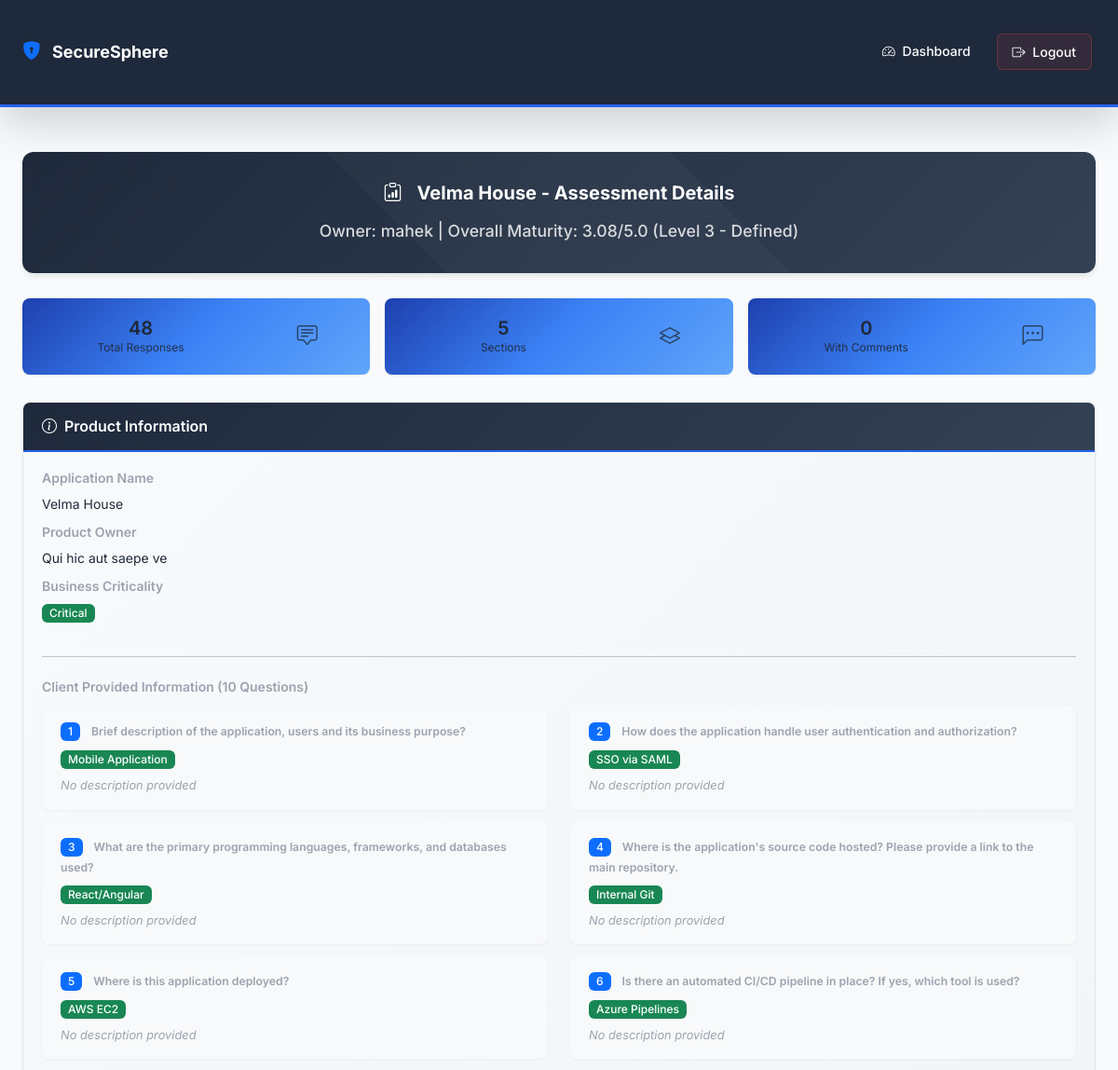
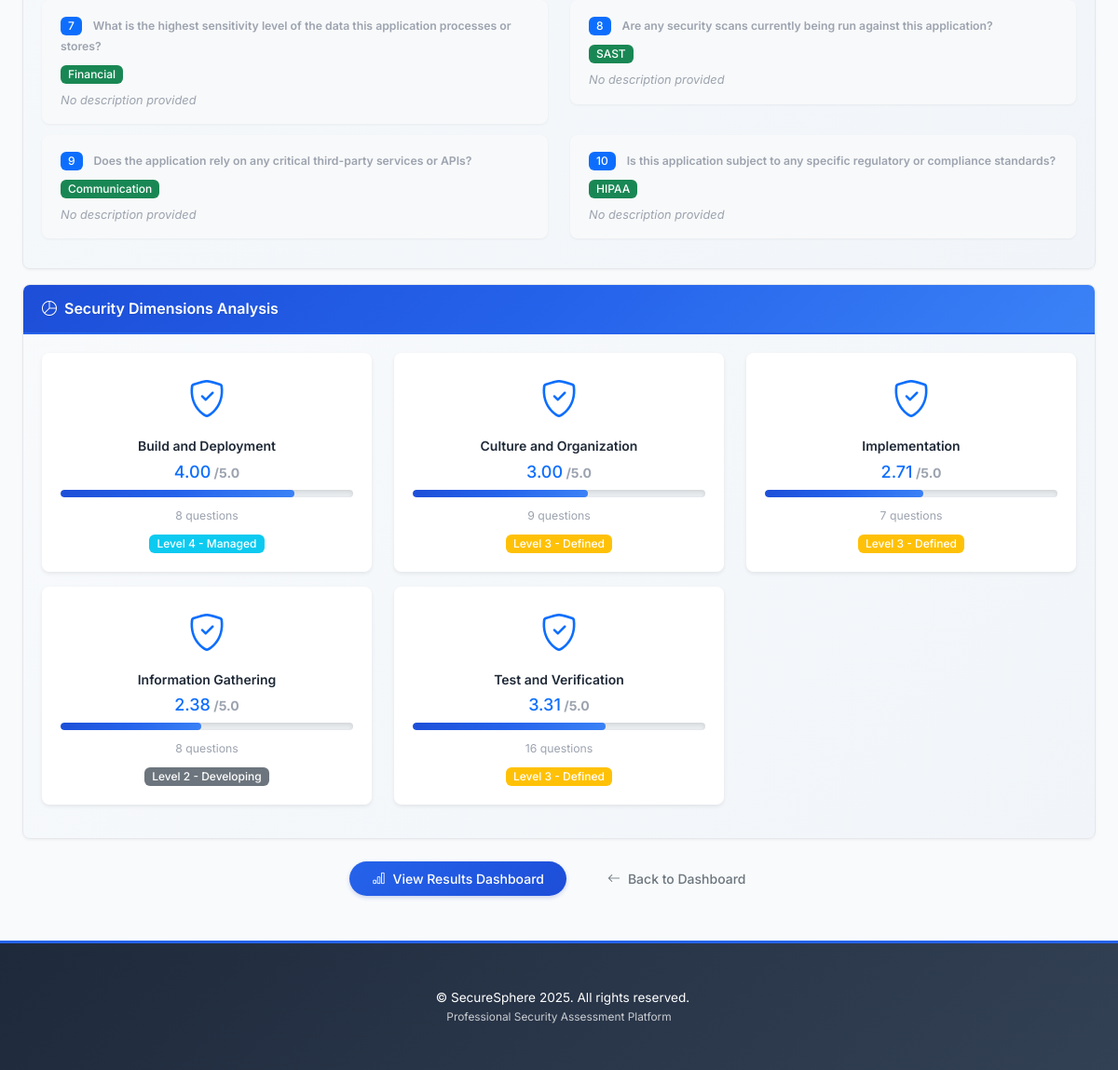
Page /admin/product/1/details (signed in) on the committed database (2 pictures, top to bottom).
### app.py (models this page shows, shortened)
class Product(db.Model):
    __tablename__ = 'products'
    id = db.Column(db.Integer, primary_key=True)
    name = db.Column(db.String(200), nullable=False)  # Keep for backward compatibility
    description = db.Column(db.Text)
    application_name = db.Column(db.String(200), nullable=True)
    product_owner = db.Column(db.String(200), nullable=True)
    business_criticality = db.Column(db.String(50), nullable=True)
    q1_category = db.Column(db.String(100))
    q1_description = db.Column(db.Text)
    q1_other = db.Column(db.String(200))
    q2_category = db.Column(db.String(100))
    q2_description = db.Column(db.Text)
    q2_other = db.Column(db.String(200))
    q3_category = db.Column(db.String(100))
    q3_description = db.Column(db.Text)
    q3_other = db.Column(db.String(200))
    q4_category = db.Column(db.String(100))
    q4_description = db.Column(db.Text)
    q4_other = db.Column(db.String(200))
    q5_category = db.Column(db.String(100))
    q5_description = db.Column(db.Text)
    q5_other = db.Column(db.String(200))
    q6_category = db.Column(db.String(100))
    q6_description = db.Column(db.Text)
    q6_other = db.Column(db.String(200))
    q7_category = db.Column(db.String(100))
    q7_description = db.Column(db.Text)
    q7_other = db.Column(db.String(200))
    q8_category = db.Column(db.String(100))
    q8_description = db.Column(db.Text)
    q8_other = db.Column(db.String(200))
    q9_category = db.Column(db.String(100))
    q9_description = db.Column(db.Text)
    q9_other = db.Column(db.String(200))
    q10_category = db.Column(db.String(100))
    q10_description = db.Column(db.Text)
    q10_other = db.Column(db.String(200))
    product_url = db.Column(db.String(500), nullable=True)
    programming_language = db.Column(db.String(100), nullable=True)
    cloud_platform = db.Column(db.String(100), nullable=True)
    cloud_platform_other = db.Column(db.String(200))
    cicd_platform = db.Column(db.String(100), nullable=True)
    additional_details = db.Column(db.Text)
    owner_id = db.Column(db.Integer, db.ForeignKey('users.id'), nullable=False)
    created_at = db.Column(db.DateTime, default=lambda: datetime.now(timezone.utc))
    updated_at = db.Column(db.DateTime, default=lambda: datetime.now(timezone.utc), onupdate=lambda: datetime.now(timezone.utc))
    is_active = db.Column(db.Boolean, default=True)
    responses = db.relationship('QuestionnaireResponse', backref='product', lazy=True, cascade='all, delete-orphan')
    statuses = db.relationship('ProductStatus', backref='product', lazy=True, cascade='all, delete-orphan')
    scores = db.relationship('ScoreHistory', backref='product', lazy=True, cascade='all, delete-orphan')

class User(db.Model):
    __tablename__ = 'users'
    id = db.Column(db.Integer, primary_key=True)
    username = db.Column(db.String(80), unique=True, nullable=False, index=True)
    email = db.Column(db.String(120), nullable=False, index=True)
    password_hash = db.Column(db.String(200), nullable=False)
    role = db.Column(db.String(20), nullable=False, default='client')  # client, lead, superuser
    organization = db.Column(db.String(200), default='ACCORIAN')
    assigned_client_id = db.Column(db.Integer, db.ForeignKey('users.id'), nullable=True)  # For leads - which client they can review
    first_name = db.Column(db.String(100))
    last_name = db.Column(db.String(100))
    phone = db.Column(db.String(20))
    is_active = db.Column(db.Boolean, default=True)
    first_login = db.Column(db.Boolean, default=True)
    created_at = db.Column(db.DateTime, default=lambda: datetime.now(timezone.utc))
    last_login = db.Column(db.DateTime)
    products = db.relationship('Product', backref='owner', lazy=True, cascade='all, delete-orphan')
    responses = db.relationship('QuestionnaireResponse', backref='user', lazy=True)
    assigned_client = db.relationship('User', remote_side=[id], backref='assigned_leads', foreign_keys=[assigned_client_id])

class QuestionnaireResponse(db.Model):
    __tablename__ = 'questionnaire_responses'
    id = db.Column(db.Integer, primary_key=True)
    user_id = db.Column(db.Integer, db.ForeignKey('users.id'), nullable=False)
    product_id = db.Column(db.Integer, db.ForeignKey('products.id'), nullable=False)
    section = db.Column(db.String(100), nullable=False)
    question = db.Column(db.Text, nullable=False)
    question_index = db.Column(db.Integer)  # For ordering
    answer = db.Column(db.String(500))
    client_comment = db.Column(db.Text)
    evidence_path = db.Column(db.String(500))
    score = db.Column(db.Integer, default=0)
    max_score = db.Column(db.Integer, default=0)
    is_reviewed = db.Column(db.Boolean, default=False)
    is_approved = db.Column(db.Boolean, default=False)  # Final approval status for the question
    needs_client_response = db.Column(db.Boolean, default=False)
    review_status = db.Column(db.String(20), default='pending')  # pending, approved, needs_revision, rejected
    created_at = db.Column(db.DateTime, default=lambda: datetime.now(timezone.utc))
    updated_at = db.Column(db.DateTime, default=lambda: datetime.now(timezone.utc), onupdate=lambda: datetime.now(timezone.utc))
    lead_comments = db.relationship('LeadComment', backref='response', lazy=True, cascade='all, delete-orphan')
    __table_args__ = (
        db.Index('idx_user_product', 'user_id', 'product_id'),
        db.Index('idx_section', 'section'),
        db.Index('idx_needs_response', 'needs_client_response'),
    )

### app.py (the view, shortened to what this page needs)
@app.route('/admin/product/<int:product_id>/details')
@login_required('superuser')
def admin_product_details(product_id):
    resps = QuestionnaireResponse.query.filter_by(product_id=product_id).all()
    product = Product.query.get_or_404(product_id)
    owner = User.query.get(product.owner_id)
    dimension_data = {}
    for resp in resps:
        section = resp.section
        if section not in dimension_data:
            dimension_data[section] = {
                'responses': [],
                'scores': [],
                'questions_count': 0,
                'average_score': 0
            }
        raw_score = calculate_score_for_answer(resp.question, resp.answer)
        normalized_score = raw_score / 20 if raw_score > 0 else 0
        dimension_data[section]['responses'].append(resp)
        dimension_data[section]['scores'].append(normalized_score)
        dimension_data[section]['questions_count'] += 1
    for section, data in dimension_data.items():
        if data['questions_count'] > 0:
            data['average_score'] = sum(data['scores']) / data['questions_count']
        else:
            data['average_score'] = 0
    if dimension_data:
        overall_score = sum(data['average_score'] for data in dimension_data.values()) / len(dimension_data)
        maturity_level = get_maturity_level(overall_score)
    else:
        overall_score = 0
        maturity_level = "No Data"
    conversations = db.session.query(LeadComment).options(
        db.joinedload(LeadComment.response),
        db.joinedload(LeadComment.lead),
        db.joinedload(LeadComment.client)
    ).filter(
        LeadComment.product_id == product_id,
        LeadComment.parent_comment_id.is_(None)  # Only root comments
    ).order_by(LeadComment.created_at.desc()).all()
    conversation_threads = []
    conversation_threads.sort(key=lambda x: x['last_activity'], reverse=True)
    communications_by_dimension = {}
    return render_template('admin_product_details.html',
                         responses=resps,
                         product=product,
                         owner=owner,
                         dimension_data=dimension_data,
                         overall_score=overall_score,
                         maturity_level=maturity_level,
                         product_id=product_id,
                         communications_by_dimension=communications_by_dimension)

### templates/admin_product_details.html (shortened to what this page needs)
{% extends "base.html" %}
{% block content %}
<div class="dashboard-header text-center mb-4">
    <h1 class="display-6 fw-bold mb-2">
        <i class="bi bi-clipboard-data me-3"></i>{{ product.name }} - Assessment Details
    </h1>
    <p class="lead mb-0">Owner: {{ owner.username }} | Overall Maturity: {{ "%.2f"|format(overall_score) }}/5.0 ({{ maturity_level }})</p>
</div>
<div class="dashboard-stats">
    <div class="card stat-card text-center">
        <div class="card-body">
            <div class="row align-items-center">
                <div class="col-8">
                    <h3 class="mb-0">{{ responses|length }}</h3>
                    <p class="mb-0">Total Responses</p>
                </div>
                <div class="col-4">
                    <i class="bi bi-chat-square-text icon"></i>
                </div>
            </div>
        </div>
    </div>
    <div class="card stat-card text-center">
        <div class="card-body">
            <div class="row align-items-center">
                <div class="col-8">
                    <h3 class="mb-0">{{ responses|groupby('section')|list|length }}</h3>
                    <p class="mb-0">Sections</p>
                </div>
                <div class="col-4">
                    <i class="bi bi-layers icon"></i>
                </div>
            </div>
        </div>
    </div>
    <div class="card stat-card text-center">
        <div class="card-body">
            <div class="row align-items-center">
                <div class="col-8">
                    <h3 class="mb-0">{{ responses|selectattr('comment')|list|length }}</h3>
                    <p class="mb-0">With Comments</p>
                </div>
                <div class="col-4">
                    <i class="bi bi-chat-left-dots icon"></i>
                </div>
            </div>
        </div>
    </div>
</div>
<div class="row mb-4">
    <div class="col-12">
        <div class="card dashboard-card">
            <div class="card-header bg-gradient-success text-white">
                <h5 class="mb-0">
                    <i class="bi bi-info-circle me-2"></i>Product Information
                </h5>
            </div>
            <div class="card-body">
                <div class="row">
                    <div class="col-md-6">
                        <div class="mb-3">
                            <h6 class="text-muted mb-2">Application Name</h6>
                            <p class="mb-0">{{ product.application_name or product.name or 'Not specified' }}</p>
                        </div>
                        {% if product.product_owner %}
                        <div class="mb-3">
                            <h6 class="text-muted mb-2">Product Owner</h6>
                            <p class="mb-0">{{ product.product_owner }}</p>
                        </div>
                        {% endif %}
                        {% if product.business_criticality %}
                        <div class="mb-3">
                            <h6 class="text-muted mb-2">Business Criticality</h6>
                            <span class="badge bg-{{ 'danger' if product.business_criticality == 'High' else 'warning' if product.business_criticality == 'Medium' else 'success' }}">
                                {{ product.business_criticality }}
                            </span>
                        </div>
                        {% endif %}
                    </div>
                    <div class="col-md-6">
                    </div>
                </div>
                <hr class="my-4">
                <h6 class="text-muted mb-3">Client Provided Information (10 Questions)</h6>
                <div class="row">
                    {% for i in range(1, 11) %}
                        {% set category_field = 'q' + i|string + '_category' %}
                        {% set description_field = 'q' + i|string + '_description' %}
                        {% set other_field = 'q' + i|string + '_other' %}
                        {% set category = product[category_field] %}
                        {% set description = product[description_field] %}
                        {% set other = product[other_field] %}
                        {% set question_text = questions[i-1] %}
                        <div class="col-md-6 mb-3">
                            <div class="card border-0 bg-light">
                                <div class="card-body py-3">
                                    <div class="mb-2">
                                        <span class="badge bg-primary me-2">{{ i }}</span>
                                        <small class="text-muted fw-semibold">{{ question_text }}</small>
                                    </div>
                                    {% if category %}
                                    <div class="mb-2">
                                        <span class="badge bg-success">{{ category }}</span>
                                    </div>
                                    {% endif %}
                                    {% if description %}
                                    <p class="mb-0 small text-dark">{{ description }}</p>
                                    {% else %}
                                    <p class="mb-0 small text-muted fst-italic">No description provided</p>
                                    {% endif %}
                                </div>
                            </div>
                        </div>
                    {% endfor %}
                </div>
            </div>
        </div>
    </div>
</div>
{% if dimension_data %}
<div class="row mb-4">
    <div class="col-12">
        <div class="card dashboard-card">
            <div class="card-header bg-gradient-primary text-white">
                <h5 class="mb-0">
                    <i class="bi bi-pie-chart me-2"></i>Security Dimensions Analysis
                </h5>
            </div>
            <div class="card-body">
                <div class="row">
                    {% for section, data in dimension_data.items() %}
                    <div class="col-md-6 col-lg-4 mb-4">
                        <div class="card border-0 shadow-sm h-100">
                            <div class="card-body text-center">
                                <div class="dimension-icon mb-3">
                                    <i class="bi bi-shield-check fs-1 text-primary"></i>
                                </div>
                                <h6 class="card-title">{{ section }}</h6>
                                <div class="dimension-score mb-2">
                                    <span class="h4 text-primary">{{ "%.2f"|format(data.average_score) }}</span>
                                    <span class="text-muted">/5.0</span>
                                </div>
                                <div class="progress mb-2" style="height: 8px;">
                                    <div class="progress-bar bg-gradient-primary"
                                         style="width: {{ (data.average_score / 5.0 * 100)|round }}%"></div>
                                </div>
                                <small class="text-muted">{{ data.questions_count }} questions</small>
                                <div class="mt-2">
                                    {% if data.average_score >= 4.5 %}
                                        <span class="badge bg-success">Level 5 - Optimized</span>
                                    {% elif data.average_score >= 3.5 %}
                                        <span class="badge bg-info">Level 4 - Managed</span>
                                    {% elif data.average_score >= 2.5 %}
                                        <span class="badge bg-warning">Level 3 - Defined</span>
                                    {% elif data.average_score >= 1.5 %}
                                        <span class="badge bg-secondary">Level 2 - Developing</span>
                                    {% else %}
                                        <span class="badge bg-danger">Level 1 - Initial</span>
                                    {% endif %}
                                </div>
                            </div>
                        </div>
                    </div>
                    {% endfor %}
                </div>
            </div>
        </div>
    </div>
</div>
{% endif %}
<div class="row mt-4">
    <div class="col-12 text-center">
        <a href="{{ url_for('admin_product_results', product_id=product_id) }}" class="btn btn-primary rounded-pill px-4 me-3">
            <i class="bi bi-bar-chart me-2"></i>View Results Dashboard
        </a>
        <a href="{{ url_for('dashboard') }}" class="btn btn-outline-secondary rounded-pill px-4">
            <i class="bi bi-arrow-left me-2"></i>Back to Dashboard
        </a>
    </div>
</div>
{% endblock %}

### rows in the picture
Product: name "Velma House", application_name "Velma House", product_owner "Qui hic aut saepe ve", business_criticality "Critical", q1_category "Mobile Application" "SSO via SAML" "React/Angular" "Internal Git" "AWS EC2" "Azure Pipelines" "Financial" "SAST" "Communication" "HIPAA"
User: username "mahek"
QuestionnaireResponse: section "Build and Deployment", average_score "4.00", {{ (data.average_score / 5.0 * 100)|round }} 80.0 (drawn), questions_count "8", shows "Level 4 - Managed"
QuestionnaireResponse: section "Culture and Organization", average_score "3.00", {{ (data.average_score / 5.0 * 100)|round }} 60.0 (drawn), questions_count "9", shows "Level 3 - Defined"
QuestionnaireResponse: section "Implementation", average_score "2.71", {{ (data.average_score / 5.0 * 100)|round }} 54.0 (drawn), questions_count "7", shows "Level 3 - Defined"
QuestionnaireResponse: section "Information Gathering", average_score "2.38", {{ (data.average_score / 5.0 * 100)|round }} 48.0 (drawn), questions_count "8", shows "Level 2 - Developing"
QuestionnaireResponse: section "Test and Verification", average_score "3.31", {{ (data.average_score / 5.0 * 100)|round }} 66.0 (drawn), questions_count "16", shows "Level 3 - Defined"

### other values in the picture
{{ "%.2f"|format(overall_score) }} "3.08"
{{ maturity_level }} "Level 3 - Defined"
{{ responses|length }} "48"
{{ responses|groupby('section')|list|length }} "5"
{{ responses|selectattr('comment')|list|length }} "0"
{{ i }} "1" "2" "3" "4" "5" "6" "7" "8" "9" "10"
{{ question_text }} "Brief description of the application, users and its business purpose?" "How does the application handle user authentication and authorization?" "What are the primary programming languages, frameworks, and databases used?" "Where is the application's source code hosted? Please provide a link to the main repository." "Where is this application deployed?" "Is there an automated CI/CD pipeline in place? If yes, which tool is used?" "What is the highest sensitivity level of the data this application processes or stores?" "Are any security scans currently being run against this application?" "Does the application rely on any critical third-party services or APIs?" "Is this application subject to any specific regulatory or compliance standards?"
{{ config.get('APP_NAME', 'SecureSphere') }} "SecureSphere"
